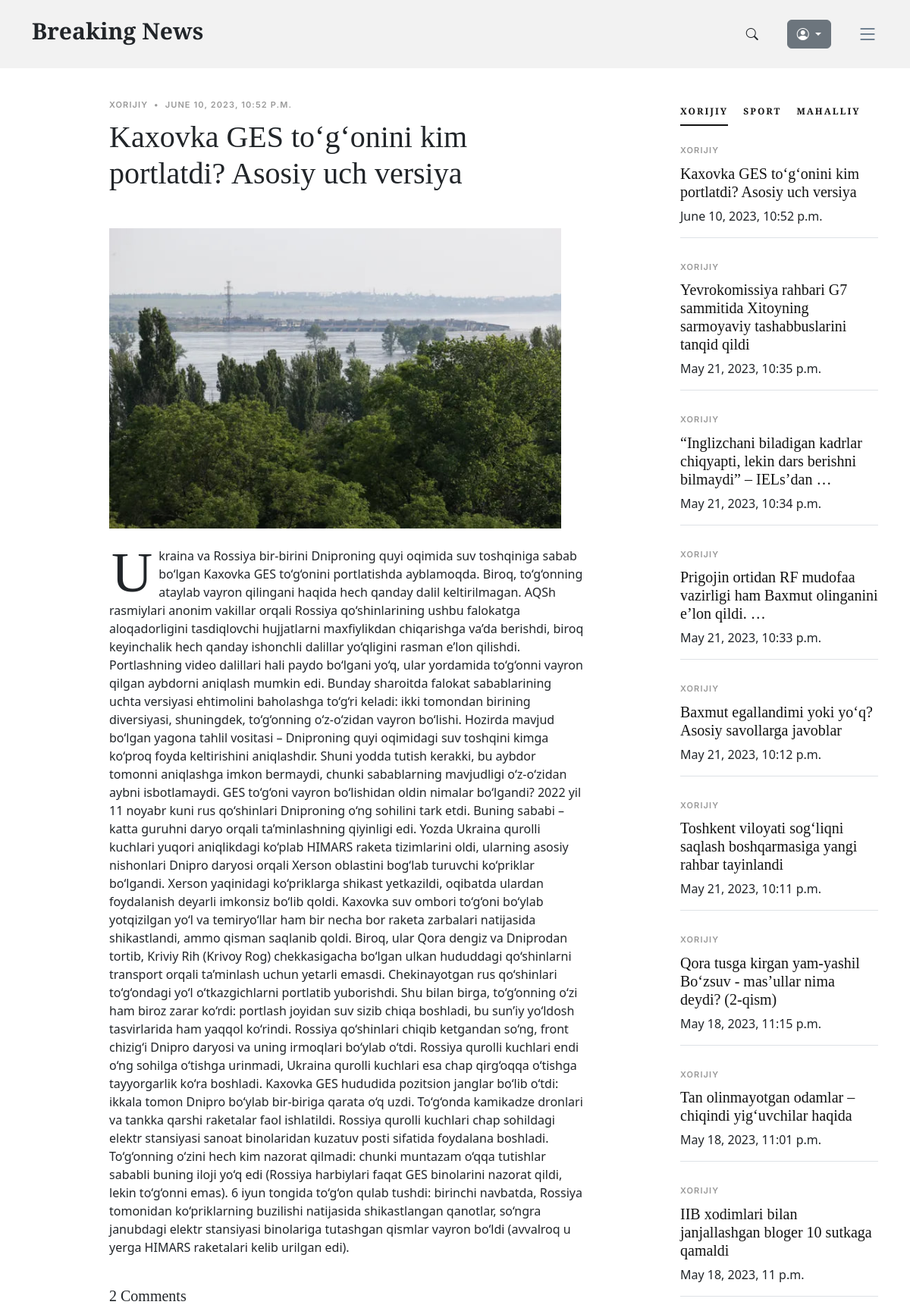
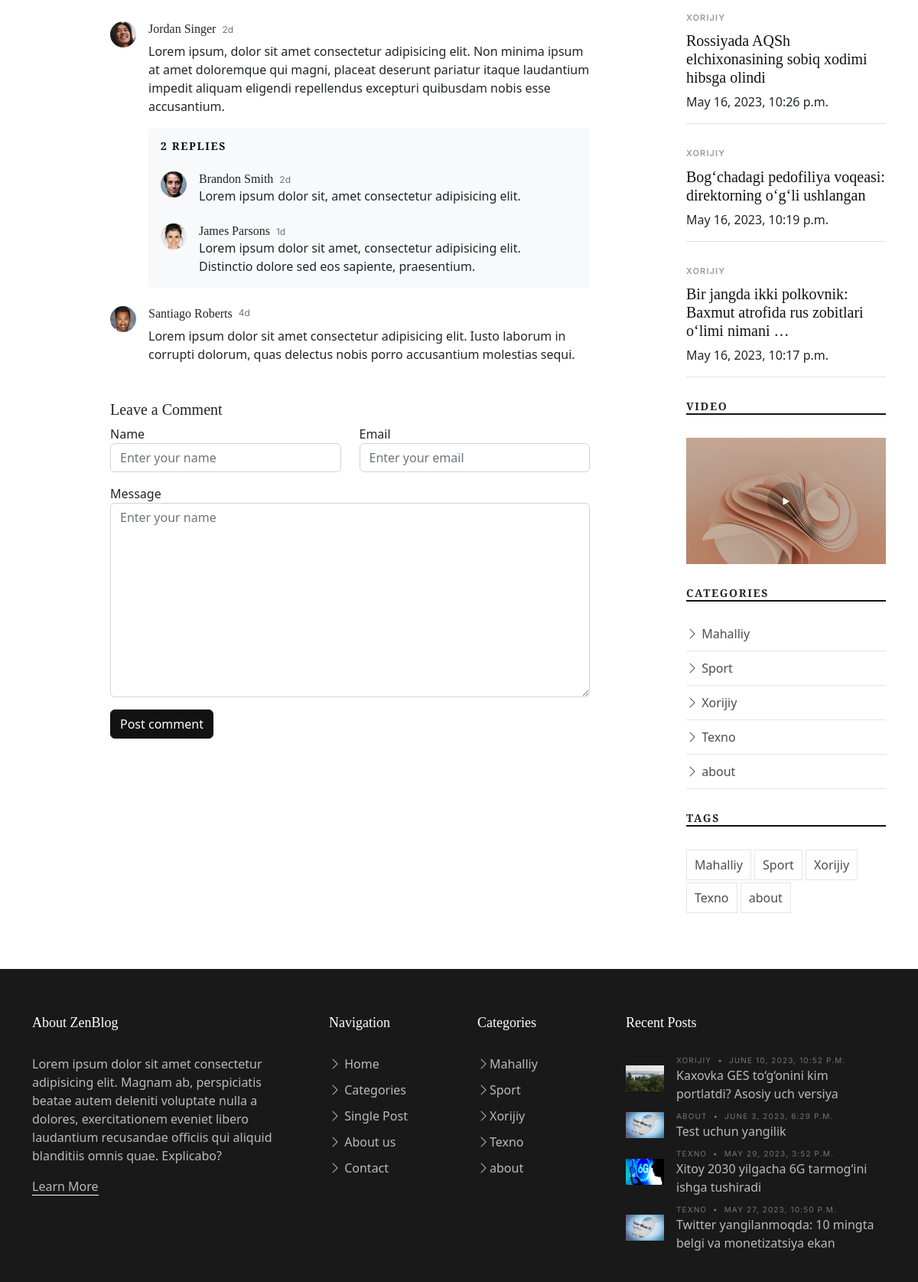
Page /news/kaxovka-ges-togonini-kim-portlatdi-asosiy-uch-versiya/ (upper part) on the committed database (2 pictures, top to bottom).
### news_app/models.py (models this page shows, shortened)
class News(models.Model):
    class Status(models.TextChoices):
        Draft = "DF", "Draft"
        Published = "PB", "Published"
    title = models.CharField(max_length=250)
    slug = models.SlugField(max_length=300)
    body = models.TextField()
    image = models.ImageField(upload_to="news/images")
    category = models.ForeignKey(Category, on_delete=models.CASCADE)
    published_time = models.DateTimeField(default=timezone.now)
    created_time = models.DateTimeField(auto_now_add=True)
    updated_time = models.DateTimeField(auto_now=True)
    status = models.CharField(
        max_length=2, choices=Status.choices, default=Status.Draft
    )
    objects = models.Manager()  # defauld manager
    published = PublishedManager()
    class Meta:
        ordering = ["-published_time"]
    def get_absolute_url(self):
        return reverse("detail_page", args=[self.slug])

class Category(models.Model):
    name = models.CharField(max_length=150)
    def __str__(self):
        return self.name

### news_app/views.py (the view)
# urls.py: path("news/<slug:news>/", detail_page, name="detail_page"),
def detail_page(request, news):
    news = get_object_or_404(News, slug=news, status=News.Status.Published)
    latest_news = News.published.all().order_by("-published_time")[:6]
    foreign_news = News.objects.all().filter(category__name="Xorijiy")
    local_news = News.objects.all().filter(category__name="Mahalliy")
    this_news = News.objects.all().filter(category__name=f"{news.category}")
    categories = Category.objects.all()
    first_letter = news.body[:1]
    news_body = news.body[1:]
    if news.category == foreign_news[0].category:
        second_news = News.objects.all().filter(category__name="Sport")
    else:
        second_news = News.objects.all().filter(category__name="Xorijiy")
    if news.category == local_news[0].category:
        third_news = News.objects.all().filter(category__name="Texno")
    else:
        third_news = News.objects.all().filter(category__name="Mahalliy")
    context = {
        "news": news,
        "latest_news": latest_news,
        "first_letter": first_letter,
        "categories": categories,
        "news_body": news_body,
        "this_news": this_news,
        "second_news": second_news,
        "second_news_category": second_news[0].category,
        "third_news": third_news,
        "third_news_category": third_news[0].category,
    }
    return render(request, "news/single-post.html", context)

### templates/news/single-post.html (shortened to what this page needs)
{% extends 'news/base.html' %}
{% load static %}
{% block content %}
  <main id="main">
    <section class="single-post-content">
      <div class="container">
        <div class="row">
          <div class="col-md-9 post-content" data-aos="fade-up">
            <div class="single-post">
              <div class="post-meta">
                <span class="date">{{ news.category }}</span>
                <span class="mx-1">&bullet;</span>
                <span>{{ news.published_time }}</span>
              </div>
              <h1 class="mb-5">{{ news.title }}</h1>
              <figure class="my-4">
                <img src="{{ news.image.url }}" alt="" class="img-fluid" style="max-width: 95%">
              </figure>
              <p>
                <span class="firstcharacter">{{ first_letter }}</span>{{ news_body }}
              </p>
            </div>
            <div class="comments">
              <h5 class="comment-title py-4">2 Comments</h5>
              <div class="comment d-flex mb-4">
                <div class="flex-shrink-0">
                  <div class="avatar avatar-sm rounded-circle">
                    <img class="avatar-img" src="{% static 'images/person-5.jpg' %}" alt="" class="img-fluid">
                  </div>
                </div>
                <div class="flex-grow-1 ms-2 ms-sm-3">
                  <div class="comment-meta d-flex align-items-baseline">
                    <h6 class="me-2">Jordan Singer</h6>
                    <span class="text-muted">2d</span>
                  </div>
                  <div class="comment-body">
                    Lorem ipsum, dolor sit amet consectetur adipisicing elit. Non minima ipsum at amet doloremque qui
                    magni, placeat deserunt pariatur itaque laudantium impedit aliquam eligendi repellendus excepturi
                    quibusdam nobis esse accusantium.
                  </div>
                  <div class="comment-replies bg-light p-3 mt-3 rounded">
                    <h6 class="comment-replies-title mb-4 text-muted text-uppercase">2 replies</h6>
                    <div class="reply d-flex mb-4">
                      <div class="flex-shrink-0">
                        <div class="avatar avatar-sm rounded-circle">
                          <img class="avatar-img" src="{% static 'images/person-4.jpg' %}" alt="" class="img-fluid">
                        </div>
                      </div>
                      <div class="flex-grow-1 ms-2 ms-sm-3">
                        <div class="reply-meta d-flex align-items-baseline">
                          <h6 class="mb-0 me-2">Brandon Smith</h6>
                          <span class="text-muted">2d</span>
                        </div>
                        <div class="reply-body">
                          Lorem ipsum dolor sit, amet consectetur adipisicing elit.
                        </div>
                      </div>
                    </div>
                    <div class="reply d-flex">
                      <div class="flex-shrink-0">
                        <div class="avatar avatar-sm rounded-circle">
                          <img class="avatar-img" src="{% static 'images/person-3.jpg' %}" alt="" class="img-fluid">
                        </div>
                      </div>
                      <div class="flex-grow-1 ms-2 ms-sm-3">
                        <div class="reply-meta d-flex align-items-baseline">
                          <h6 class="mb-0 me-2">James Parsons</h6>
                          <span class="text-muted">1d</span>
                        </div>
                        <div class="reply-body">
                          Lorem ipsum dolor sit amet, consectetur adipisicing elit. Distinctio dolore sed eos sapiente,
                          praesentium.
                        </div>
                      </div>
                    </div>
                  </div>
                </div>
              </div>
              <div class="comment d-flex">
                <div class="flex-shrink-0">
                  <div class="avatar avatar-sm rounded-circle">
                    <img class="avatar-img" src="{% static 'images/person-2.jpg' %}" alt="" class="img-fluid">
                  </div>
                </div>
                <div class="flex-shrink-1 ms-2 ms-sm-3">
                  <div class="comment-meta d-flex">
                    <h6 class="me-2">Santiago Roberts</h6>
                    <span class="text-muted">4d</span>
                  </div>
                  <div class="comment-body">
                    Lorem ipsum dolor sit amet consectetur adipisicing elit. Iusto laborum in corrupti dolorum, quas
                    delectus nobis porro accusantium molestias sequi.
                  </div>
                </div>
              </div>
            </div>
            <div class="row justify-content-center mt-5">
              <div class="col-lg-12">
                <h5 class="comment-title">Leave a Comment</h5>
                <div class="row">
                  <div class="col-lg-6 mb-3">
                    <label for="comment-name">Name</label>
                    <input type="text" class="form-control" id="comment-name" placeholder="Enter your name">
                  </div>
                  <div class="col-lg-6 mb-3">
                    <label for="comment-email">Email</label>
                    <input type="text" class="form-control" id="comment-email" placeholder="Enter your email">
                  </div>
                  <div class="col-12 mb-3">
                    <label for="comment-message">Message</label>
                    <textarea class="form-control" id="comment-message" placeholder="Enter your name" cols="30"
                      rows="10"></textarea>
                  </div>
                  <div class="col-12">
                    <input type="submit" class="btn btn-primary" value="Post comment">
                  </div>
                </div>
              </div>
            </div>
          </div>
          <div class="col-md-3">
            <div class="aside-block">
              <ul class="nav nav-pills custom-tab-nav mb-4" id="pills-tab" role="tablist">
                <li class="nav-item" role="presentation">
                  <button class="nav-link active" id="pills-popular-tab" data-bs-toggle="pill"
                    data-bs-target="#pills-popular" type="button" role="tab" aria-controls="pills-popular"
                    aria-selected="true">{{ news.category }}</button>
                </li>
                <li class="nav-item" role="presentation">
                  <button class="nav-link" id="pills-trending-tab" data-bs-toggle="pill"
                    data-bs-target="#pills-trending" type="button" role="tab" aria-controls="pills-trending"
                    aria-selected="false">{{ second_news_category }}</button>
                </li>
                <li class="nav-item" role="presentation">
                  <button class="nav-link" id="pills-latest-tab" data-bs-toggle="pill" data-bs-target="#pills-latest"
                    type="button" role="tab" aria-controls="pills-latest" aria-selected="false">{{ third_news_category }}</button>
                </li>
              </ul>
              <div class="tab-content" id="pills-tabContent">
                <div class="tab-pane fade show active" id="pills-popular" role="tabpanel" aria-labelledby="pills-popular-tab">
                  {% for news in this_news %}
                    <div class="post-entry-1 border-bottom">
                      <div class="post-meta">
                        <span class="date">{{ news.category }}</span>
                      </div>
                      <h2 class="mb-2"><a href="{{ news.get_absolute_url }}">{{ news.title | truncatewords:10 }}</a></h2>
                      <span class="author mb-3 d-block">{{ news.published_time }}</span>
                    </div>
                  {% endfor %}
                </div>
              </div>
            </div>
            <div class="aside-block">
              <h3 class="aside-title">Video</h3>
              <div class="video-post">
                <a href="https://www.youtube.com/embed/Wlp2K9o9Obk" class="glightbox link-video">
                  <span class="bi-play-fill"></span>
                  <img src="{% static 'images/post-landscape-5.jpg' %}" alt="" class="img-fluid">
                </a>
              </div>
            </div>
            <div class="aside-block">
              <h3 class="aside-title">Categories</h3>
              <ul class="aside-links list-unstyled">
                {% for category in categories %}
                <li>
                  <a href="category.html"><i class="bi bi-chevron-right"></i> {{ category.name }}</a>
                </li>
                {% endfor %}
              </ul>
            </div>
            <div class="aside-block">
              <h3 class="aside-title">Tags</h3>
              <ul class="aside-tags list-unstyled">
                {% for category in categories %}
                <li><a href="category.html">{{ category.name }}</a></li>
                {% endfor %}
              </ul>
            </div>
          </div>
        </div>
      </div>
    </section>
  </main>
{% endblock content %}

### templates/news/base.html (shortened to what this page needs)
{% load static %}
<!DOCTYPE html>
<html lang="en">
<head>
  <link href="{% static 'vendor/bootstrap/css/bootstrap.min.css' %}" rel="stylesheet">
  <link href="{% static 'vendor/bootstrap-icons/bootstrap-icons.css' %}" rel="stylesheet">
  <link href="{% static 'vendor/swiper/swiper-bundle.min.css' %}" rel="stylesheet">
  <link href="{% static 'vendor/glightbox/css/glightbox.min.css' %}" rel="stylesheet">
  <link href="{% static 'vendor/aos/aos.css' %}" rel="stylesheet">
  <link href="{% static 'css/variables.css' %}" rel="stylesheet">
  <link href="{% static 'css/main.css' %}" rel="stylesheet">
  <link href="{% static 'css/404-page.css' %}" rel="stylesheet">
  <link href="{% static 'css/register.css' %}" rel="stylesheet">
</head>
<body>
  <header id="header" class="header d-flex align-items-center fixed-top">
    <div class="container-fluid container-xl d-flex align-items-center justify-content-between">
      <a href="{% url 'home_page' %}" class="logo d-flex align-items-center">
        <h1>Breaking News</h1>
      </a>
      <div class="position-relative d-flex align-items-center">
        <div class=" d-flex align-items-center">
          <a href="#" class="mx-2 js-search-open"><span class="bi-search"></span></a>
          <div class="dropdown me-1" style="padding: 10px 0 10px 30px;">
            <button type="button" class="btn btn-secondary dropdown-toggle" data-bs-toggle="dropdown" aria-expanded="false" data-bs-offset="10,20">
              <i class="bi bi-person-circle"></i>
            </button>
          </div>
          <i class="bi bi-list mobile-nav-toggle" style="padding-left:30px"></i>
        </div>
      </div>
    </div>
  </header>
  {% block content %}
  {% endblock content %}
  <footer id="footer" class="footer">
    <div class="footer-content">
      <div class="container">
        <div class="row g-5">
          <div class="col-lg-4">
            <h3 class="footer-heading">About ZenBlog</h3>
            <p>Lorem ipsum dolor sit amet consectetur adipisicing elit. Magnam ab, perspiciatis beatae autem deleniti
              voluptate nulla a dolores, exercitationem eveniet libero laudantium recusandae officiis qui aliquid
              blanditiis omnis quae. Explicabo?</p>
            <p><a href="about.html" class="footer-link-more">Learn More</a></p>
          </div>
          <div class="col-6 col-lg-2">
            <h3 class="footer-heading">Navigation</h3>
            <ul class="footer-links list-unstyled">
              <li><a href="{% url 'home_page' %}"><i class="bi bi-chevron-right"></i> Home</a></li>
              <li><a href="category.html"><i class="bi bi-chevron-right"></i> Categories</a></li>
              <li><a href="single-post.html"><i class="bi bi-chevron-right"></i> Single Post</a></li>
              <li><a href="about.html"><i class="bi bi-chevron-right"></i> About us</a></li>
              <li><a href="{% url 'contact_page' %}"><i class="bi bi-chevron-right"></i> Contact</a></li>
            </ul>
          </div>
          <div class="col-6 col-lg-2">
            <h3 class="footer-heading">Categories</h3>
            <ul class="footer-links list-unstyled">
              {% for category in categories %}
                <li><a href="category.html"><i class="bi bi-chevron-right"></i>{{ category.name }}</a></li>
              {% endfor %}
            </ul>
          </div>
          <div class="col-lg-4">
            <h3 class="footer-heading">Recent Posts</h3>
            <ul class="footer-links footer-blog-entry list-unstyled">
              {% for news in top_news %}
              <li>
                <a href="{% url 'detail_page' news.pk %}" class="d-flex align-items-center">
                  <img src="{{ news.image.url }}" alt="" class="img-fluid me-3">
                  <div>
                    <div class="post-meta d-block"><span class="date">{{ news.category }}</span> <span class="mx-1">&bullet;</span>
                      <span>{{ news.published_time }}</span>
                    </div>
                    <span>{{ news.title | truncatewords:13 }}</span>
                  </div>
                </a>
              </li>
              {% endfor %}
            </ul>
          </div>
        </div>
      </div>
    </div>
  </footer>
</body>
</html>

### rows in the picture
News: category "XORIJIY", published_time "JUNE 10, 2023, 10:52 P.M.", title "Kaxovka GES to‘g‘onini kim portlatdi? Asosiy uch versiya", image (picture), published_time "June 10, 2023, 10:52 p.m."
Category: name "SPORT", name "Sport"
Category: name "MAHALLIY", name "Mahalliy"
News: category "XORIJIY", title "Yevrokomissiya rahbari G7 sammitida Xitoyning sarmoyaviy tashabbuslarini tanqid qildi", published_time "May 21, 2023, 10:35 p.m."
News: category "XORIJIY", title "“Inglizchani biladigan kadrlar chiqyapti, lekin dars berishni bilmaydi” – IELs’dan …", published_time "May 21, 2023, 10:34 p.m."
News: category "XORIJIY", title "Prigojin ortidan RF mudofaa vazirligi ham Baxmut olinganini e’lon qildi. …", published_time "May 21, 2023, 10:33 p.m."
News: category "XORIJIY", title "Baxmut egallandimi yoki yo‘q? Asosiy savollarga javoblar", published_time "May 21, 2023, 10:12 p.m."
News: category "XORIJIY", title "Toshkent viloyati sog‘liqni saqlash boshqarmasiga yangi rahbar tayinlandi", published_time "May 21, 2023, 10:11 p.m."
News: category "XORIJIY", title "Qora tusga kirgan yam-yashil Bo‘zsuv - mas’ullar nima deydi? (2-qism)", published_time "May 18, 2023, 11:15 p.m."
News: category "XORIJIY", title "Tan olinmayotgan odamlar – chiqindi yig‘uvchilar haqida", published_time "May 18, 2023, 11:01 p.m."
News: category "XORIJIY", title "IIB xodimlari bilan janjallashgan bloger 10 sutkaga qamaldi", published_time "May 18, 2023, 11 p.m."
News: category "XORIJIY", title "Rossiyada AQSh elchixonasining sobiq xodimi hibsga olindi", published_time "May 16, 2023, 10:26 p.m."
News: category "XORIJIY", title "Bog‘chadagi pedofiliya voqeasi: direktorning o‘g‘li ushlangan", published_time "May 16, 2023, 10:19 p.m."
News: category "XORIJIY", title "Bir jangda ikki polkovnik: Baxmut atrofida rus zobitlari o‘limi nimani …", published_time "May 16, 2023, 10:17 p.m."
Category: name "Xorijiy"
Category: name "Texno"
Category: name "about"
News: image (picture), category "ABOUT", published_time "JUNE 3, 2023, 6:29 P.M.", title "Test uchun yangilik"
News: image (picture), category "TEXNO", published_time "MAY 29, 2023, 3:52 P.M.", title "Xitoy 2030 yilgacha 6G tarmog‘ini ishga tushiradi"
News: image (picture), category "TEXNO", published_time "MAY 27, 2023, 10:50 P.M.", title "Twitter yangilanmoqda: 10 mingta belgi va monetizatsiya ekan"

### other values in the picture
{{ first_letter }} "U"
